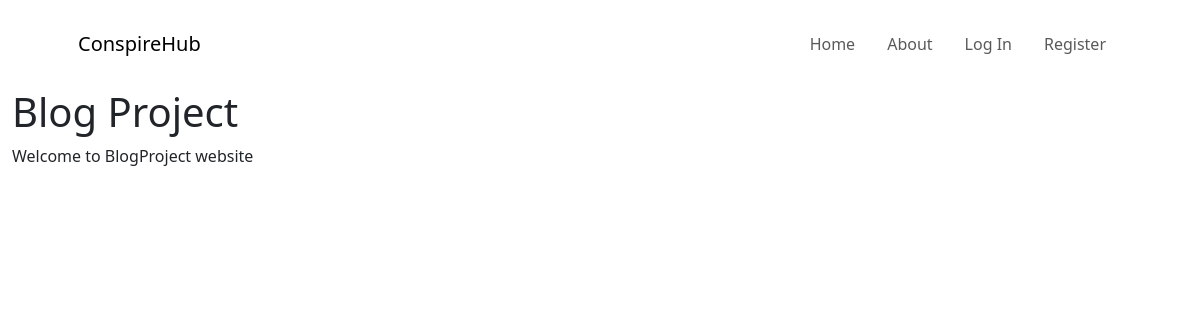
Before: / with the older database file.
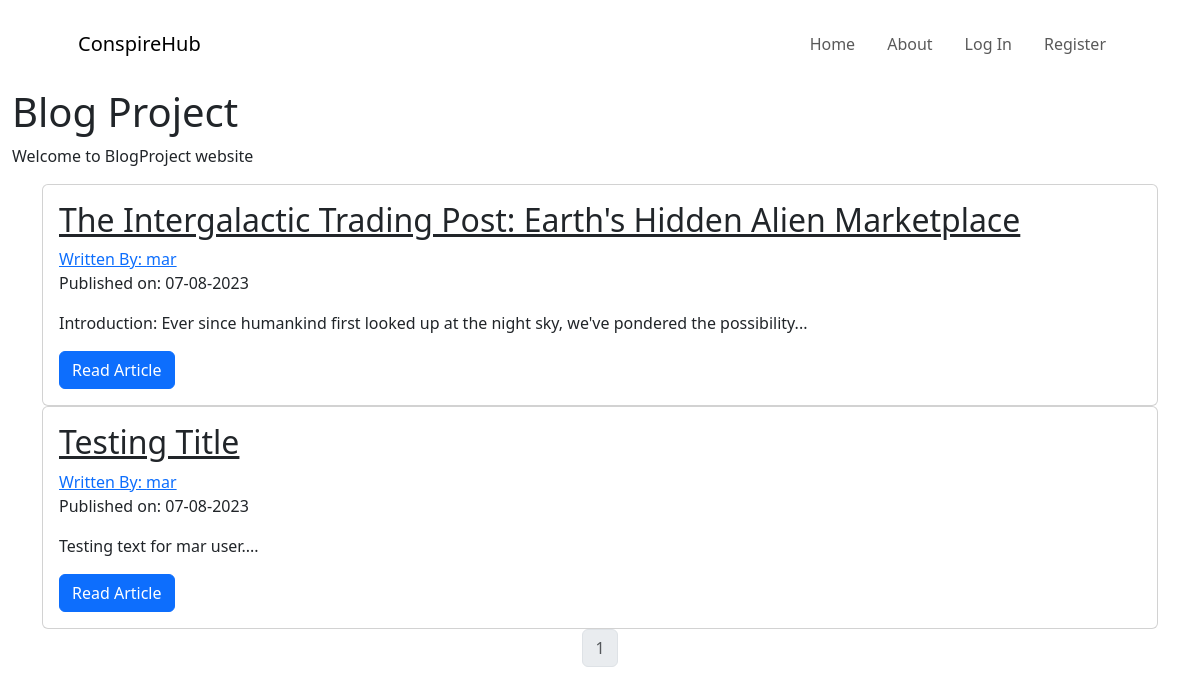
After: the same page with the newer database file.
### blogproject/models.py (models this page shows, shortened)
class BlogPost(db.Model):
    users = db.relationship(User)
    id = db.Column(db.Integer, primary_key=True)
    user_id = db.Column(db.Integer, db.ForeignKey('users.id'), nullable=False)
    date = db.Column(db.DateTime, nullable=False, default=datetime.utcnow)
    title = db.Column(db.String(160), nullable=False)
    text = db.Column(db.Text, nullable=False)

class User(db.Model, UserMixin):
    __tablename__ = 'users'
    id = db.Column(db.Integer, primary_key=True)
    profile_image = db.Column(
        db.String(64), nullable=False, default='snake.png')
    email = db.Column(db.String(64), unique=True, index=True)
    username = db.Column(db.String(64), unique=True, index=True)
    password_hash = db.Column(db.String(128))
    posts = db.relationship('BlogPost', backref='author', lazy=True)

### blogproject/core/views.py (the view)
@core.route('/')
def index():
    page = request.args.get('page', 1, type=int)
    blog_posts = BlogPost.query.order_by(BlogPost.date.desc()).paginate(page=page, per_page=5)
    return render_template('index.html', blog_posts=blog_posts)

### blogproject/templates/index.html (shortened to what this page needs)
{% extends "base.html" %}
{% block content %}
<div class="container-fluid">
    <h1>Blog Project</h1>
    <p>Welcome to BlogProject website</p>
</div>
<div class="container">
    {% for post in blog_posts.items %}
    <div class="card">
        <div class="card-body">
            <h2><a class="card-title" href="  {{ url_for('blog_posts.view_post', blog_post_id=post.id) }}">{{ post.title
                    }}</a></h2>
            <a href="{{ url_for('users.user_posts', username=post.author.username) }}">Written By: {{
                post.author.username }}</a>
            <p>Published on: {{ post.date.strftime('%d-%m-%Y') }}</p>
            <p class="card-text">{{ post.text[:100] }}...</p>
            <a href="{{ url_for('blog_posts.view_post', blog_post_id=post.id) }}" class="btn btn-primary">Read
                Article</a>
        </div>
    </div>
    {% endfor %}
    <nav aria-label="Page navigation example">
        <ul class="pagination justify-content-center">
            {% for page_num in blog_posts.iter_pages(left_edge=1, right_edge=1, left_current=1, right_current=2) %}
            {% if blog_posts.page == page_num %}
            <li class="page-item disabled">
                <a class="page-link" href="{{ url_for('core.index', page=page_num) }}">{{ page_num }}</a>
            </li>
            {% else %}
            <li class="page-item"><a class="page-link" href="{{ url_for('core.index', page=page_num) }}">{{ page_num
                    }}</a></li>
            {% endif %}
            {% endfor %}
    </nav>
    {% endblock %}

### blogproject/templates/base.html (shortened to what this page needs)
<!DOCTYPE html>
<html lang="en" dir="ltr">
<head>
    <link href="https://cdn.jsdelivr.net/npm/bootstrap@5.3.1/dist/css/bootstrap.min.css" rel="stylesheet"
>
</head>
<body>
    <nav class="navbar navbar-expand-lg navbar-light" id="mainNav">
        <div class="container px-4 px-lg-5">
            <a class="navbar-brand" href="{{url_for('core.index')}}">ConspireHub</a>
            <div class="collapse navbar-collapse" id="navbarResponsive">
                <ul class="navbar-nav ms-auto py-4 py-lg-0">
                    <li class="nav-item"><a class="nav-link px-lg-3 py-3 py-lg-4"
                            href="{{url_for('core.index')}}">Home</a>
                    </li>
                    <li class="nav-item"><a class="nav-link px-lg-3 py-3 py-lg-4"
                            href="{{url_for('core.info')}}">About</a>
                    </li>
                    {% if current_user.is_authenticated %}
                    <li class="nav-item"><a class="nav-link px-lg-3 py-3 py-lg-4" href="{{url_for('users.logout')}}">Log
                            Out</a>
                    </li>
                    <li class="nav-item"><a class="nav-link px-lg-3 py-3 py-lg-4"
                            href="{{url_for('users.account')}}">Account</a>
                    <li class="nav-item"><a class="nav-link px-lg-3 py-3 py-lg-4"
                            href="{{url_for('blog_posts.create_post')}}">Create
                            Article</a>
                        {% else %}
                    <li class="nav-item"><a class="nav-link px-lg-3 py-3 py-lg-4" href="{{url_for('users.login')}}">Log
                            In</a>
                    <li class="nav-item"><a class="nav-link px-lg-3 py-3 py-lg-4"
                            href="{{url_for('users.register')}}">Register</a>
                        {% endif %}
                    </li>
                </ul>
            </div>
        </div>
    </nav>
    {% block content %}
    {% endblock %}
    </div>
</body>
</html>

Changed rows visible on the page:
added BlogPost: title "The Intergalactic Trading Post: Earth's Hidden Alien Marketplace", author.username "mar", date "07-08-2023", text "Introduction: Ever since humankind first looked up at the night sky, we've pondered the possibility"
added BlogPost: title "Testing Title", author.username "mar", date "07-08-2023", text "Testing text for mar user."
Other visible differences:
new list line: "1"
